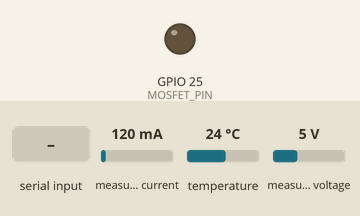
Simulated run of this sketch. Board: ESP32. On the bench: output pins drawn as LEDs (lit = HIGH). The inputs (shaded band) are chosen by the test bench; at power-on: measured voltage 5 V, measured current 120 mA, temperature 24 °C. EEPROM starts erased; what the sketch prints to the serial monitor is not drawn.

Above: at 1.9 s.
2.0 s: "S" received over Serial
At 3.9 s:
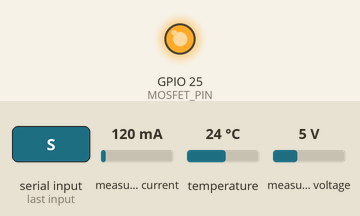
4.2 s: measured voltage set to 3.7 V
6.7 s: measured voltage set to 3.3 V
At 9.0 s:
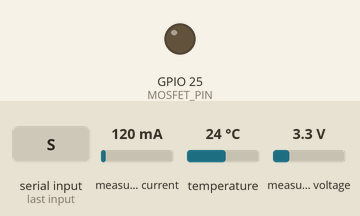
Timing chart, 0 to 10.5 s (numbered marks = the images above; inputs shaded):
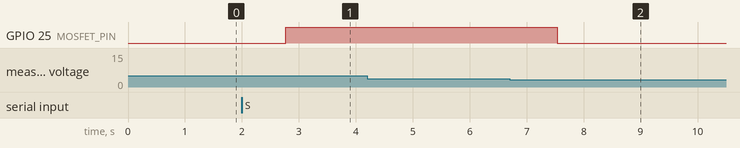

The sketch:

Analysis.ino
```cpp
#include <Wire.h>
#include <Adafruit_INA219.h>
#include <OneWire.h>
#include <DallasTemperature.h>
#include <Preferences.h>
#include <string.h>

// =====================================================
// PIN CONFIGURATION
// =====================================================

#define SDA_PIN       21
#define SCL_PIN       22
#define TEMP_PIN      4
#define MOSFET_PIN    25

// =====================================================
// BATTERY CONFIGURATION
// =====================================================

const float RATED_CAPACITY_MAH = 2000.0;


const float STOP_VOLTAGE_V = 3.50;

const float MAX_TEMPERATURE_C = 45.0;
const float CURRENT_DEADBAND_MA = 0.5;

const unsigned long SAMPLE_INTERVAL_MS = 1000;

const bool FULLY_CHARGED_BEFORE_TEST = false;
const bool CUTOFF_CONFIRMED = false;

// =====================================================
// OBJECTS
// =====================================================

Adafruit_INA219 ina219;
OneWire oneWire(TEMP_PIN);
DallasTemperature sensors(&oneWire);
Preferences preferences;

// =====================================================
// MEASUREMENTS
// =====================================================

float batteryVoltage = 0.0;
float current_mA = 0.0;
float temperatureC = 0.0;

bool temperatureValid = false;

// =====================================================
// CAPACITY VARIABLES
// =====================================================

float dischargedCapacity_mAh = 0.0;

float previousCurrent_mA = 0.0;

unsigned long previousTime = 0;
unsigned long lastSampleTime = 0;

// =====================================================
// STORED BATTERY HEALTH
// =====================================================


float lastValidSOH = -1.0;
float lastMeasuredCapacity = -1.0;

// =====================================================
// TEST CONTROL
// =====================================================

bool testRunning = false;

// =====================================================
// READ SENSORS
// =====================================================

void readSensors() {

  float busVoltage = ina219.getBusVoltage_V();
  float shuntVoltage = ina219.getShuntVoltage_mV();

  batteryVoltage =
      busVoltage + (shuntVoltage / 1000.0);

  current_mA = ina219.getCurrent_mA();

  sensors.requestTemperatures();

  temperatureC = sensors.getTempCByIndex(0);

  temperatureValid =
      (temperatureC != DEVICE_DISCONNECTED_C &&
       temperatureC > -55.0 &&
       temperatureC < 125.0);
}

// =====================================================
// CAPACITY INTEGRATION
// =====================================================

void updateCapacity() {

  unsigned long now = millis();

  if (previousTime == 0) {

    previousTime = now;
    previousCurrent_mA = current_mA;

    return;
  }

  float elapsedHours =
      (now - previousTime) / 3600000.0;

  float currentNow =
      (current_mA > CURRENT_DEADBAND_MA)
      ? current_mA : 0.0;

  float currentPrevious =
      (previousCurrent_mA > CURRENT_DEADBAND_MA)
      ? previousCurrent_mA : 0.0;

  float averageCurrent =
      (currentNow + currentPrevious) / 2.0;

  if (testRunning) {

    dischargedCapacity_mAh +=
        averageCurrent * elapsedHours;
  }

  previousCurrent_mA = current_mA;
  previousTime = now;
}

// =====================================================
// START TEST
// =====================================================

void startTest() {

  if (testRunning) {
    Serial.println("Test already running.");
    return;
  }

  readSensors();

  if (!temperatureValid) {
    Serial.println("ERROR: Temperature sensor unavailable.");
    return;
  }

  if (batteryVoltage <= STOP_VOLTAGE_V) {
    Serial.println("ERROR: Battery voltage too low.");
    return;
  }

  if (temperatureC >= MAX_TEMPERATURE_C) {
    Serial.println("ERROR: Temperature too high.");
    return;
  }

  previousTime = 0;
  previousCurrent_mA = 0.0;

  digitalWrite(MOSFET_PIN, HIGH);

  testRunning = true;

  Serial.println("TEST STARTED");
}

// =====================================================
// STOP TEST
// =====================================================

void stopTest(const char *reason) {

  if (!testRunning) {
    return;
  }

  updateCapacity();

  digitalWrite(MOSFET_PIN, LOW);

  testRunning = false;

  Serial.print("TEST STOPPED: ");
  Serial.println(reason);

  // Save SOH only after a verified full capacity test.
  if (FULLY_CHARGED_BEFORE_TEST &&
      CUTOFF_CONFIRMED &&
      strcmp(reason, "VERIFIED CUTOFF") == 0) {

    lastMeasuredCapacity = dischargedCapacity_mAh;

    lastValidSOH =
        (lastMeasuredCapacity / RATED_CAPACITY_MAH) * 100.0;

    lastValidSOH = constrain(lastValidSOH, 0.0, 100.0);

    preferences.putFloat("soh", lastValidSOH);
    preferences.putFloat("capacity", lastMeasuredCapacity);

    Serial.println("VALID SOH SAVED");
  }
}

// =====================================================
// RESET SESSION
// =====================================================

void resetTest() {

  if (testRunning) {
    stopTest("MANUAL RESET");
  }

  dischargedCapacity_mAh = 0.0;

  previousTime = 0;
  previousCurrent_mA = 0.0;

  Serial.println("SESSION CAPACITY RESET");
}

// =====================================================
// SAFETY CHECKS
// =====================================================

void checkSafety() {

  if (!testRunning) {
    return;
  }

  if (batteryVoltage <= STOP_VOLTAGE_V) {
    stopTest("PROVISIONAL VOLTAGE LIMIT");
    return;
  }

  if (!temperatureValid) {
    stopTest("TEMPERATURE SENSOR ERROR");
    return;
  }

  if (temperatureC >= MAX_TEMPERATURE_C) {
    stopTest("TEMPERATURE LIMIT");
    return;
  }
}

// =====================================================
// SERIAL PLOTTER OUTPUT
// =====================================================

void printMeasurements() {

  // Discharged percentage
  float dischargedPercent =
      (dischargedCapacity_mAh / RATED_CAPACITY_MAH) * 100.0;

  dischargedPercent =
      constrain(dischargedPercent, 0.0, 100.0);

  // Display last validated SOH, or provisional 100%.
  float soh = (lastValidSOH >= 0.0)
              ? lastValidSOH
              : 100.0;


  float referenceCapacity =
      (lastMeasuredCapacity >= 0.0)
      ? lastMeasuredCapacity
      : RATED_CAPACITY_MAH;

  float remainingCapacity_mAh =
      referenceCapacity - dischargedCapacity_mAh;

  remainingCapacity_mAh =
      constrain(remainingCapacity_mAh, 0.0, referenceCapacity);

  float remainingPercent =
      (remainingCapacity_mAh / referenceCapacity) * 100.0;

  // Output
  Serial.print("Voltage:");
  Serial.print(batteryVoltage, 3);

  Serial.print("\tCurrent:");
  Serial.print(current_mA, 2);

  Serial.print("\tTemperature:");
  Serial.print(temperatureValid ? temperatureC : -1.0, 2);

  Serial.print("\tCapacity:");
  Serial.print(dischargedCapacity_mAh, 3);

  Serial.print("\tDischarged_Percent:");
  Serial.print(dischargedPercent, 2);

  Serial.print("\tSOH:");
  Serial.print(soh, 2);

  Serial.print("\tRemaining_Capacity:");
  Serial.print(remainingCapacity_mAh, 2);

  Serial.print("\tRemaining_Percent:");
  Serial.println(remainingPercent, 2);
}

// =====================================================
// SERIAL COMMANDS
// =====================================================

void processCommands() {

  while (Serial.available()) {

    char command = Serial.read();

    if (command == 'S' || command == 's') {
      startTest();
    }

    else if (command == 'X' || command == 'x') {
      stopTest("MANUAL STOP");
    }

    else if (command == 'R' || command == 'r') {
      resetTest();
    }
  }
}

// =====================================================
// SETUP
// =====================================================

void setup() {

  Serial.begin(115200);

  pinMode(MOSFET_PIN, OUTPUT);
  digitalWrite(MOSFET_PIN, LOW);

  Wire.begin(SDA_PIN, SCL_PIN);

  if (!ina219.begin()) {

    Serial.println("ERROR: INA219 NOT FOUND");

    while (1) {
      digitalWrite(MOSFET_PIN, LOW);
      delay(1000);
    }
  }

  ina219.setCalibration_32V_2A();

  sensors.begin();

  preferences.begin("battery", false);

  lastValidSOH =
      preferences.getFloat("soh", -1.0);

  lastMeasuredCapacity =
      preferences.getFloat("capacity", -1.0);

  readSensors();

  Serial.println();
  Serial.println("=================================");
  Serial.println("     BATTERY HEALTH ANALYSER");
  Serial.println("=================================");

  Serial.println("INA219 initialized");
  Serial.println("DS18B20 initialized");

  Serial.println("S = Start discharge");
  Serial.println("X = Stop discharge");
  Serial.println("R = Reset session");

  Serial.println("=================================");
}

// =====================================================
// MAIN LOOP
// =====================================================

void loop() {

  processCommands();

  unsigned long now = millis();

  if (now - lastSampleTime >= SAMPLE_INTERVAL_MS) {

    lastSampleTime = now;

    readSensors();

    if (testRunning) {

      updateCapacity();

      checkSafety();
    }

    printMeasurements();
  }
}
```

Measured:
- the behaviour switches between 3.5 and 3.4 V on measured voltage (found by bisection; images 1 and 2)
- after the input at 2.0 s, GPIO 25 (MOSFET_PIN): LOW → HIGH after 0.77 s
- after the input at 4.2 s, every drawn part: stays the same
- after the input at 6.7 s, GPIO 25 (MOSFET_PIN): HIGH → LOW after 0.84 s
